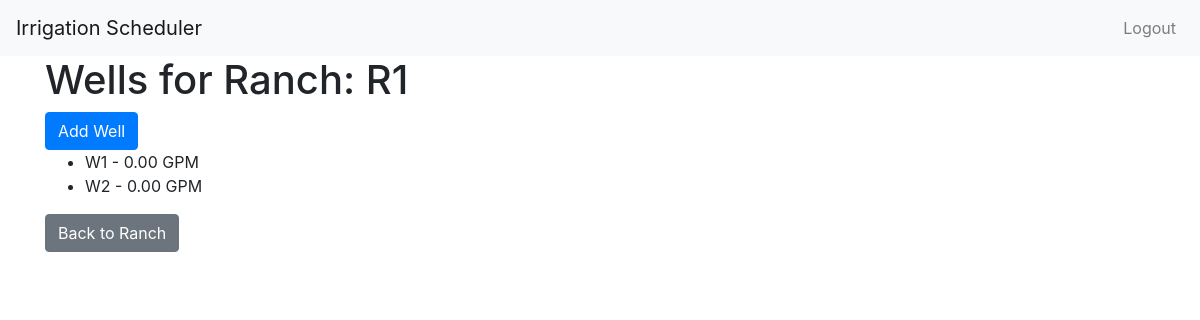
Page /scheduler/well/6/ (signed in) on the committed database.
### scheduler/models.py (models this page shows, shortened)
class Ranch(models.Model):
    name = models.CharField(max_length=100)
    allocation = models.DecimalField(max_digits=10, decimal_places=2)

class Well(models.Model):
    name = models.CharField(max_length=100)
    ranch = models.ForeignKey(Ranch, on_delete=models.CASCADE, related_name='wells')
    gpm = models.DecimalField(max_digits=10, decimal_places=2, default=0.0)

### scheduler/views.py (the view)
# urls.py: path('well/<int:ranch_id>/', views.well_list, name='well_list'),
@login_required
def well_list(request, ranch_id):
    ranch = Ranch.objects.get(id=ranch_id)
    wells = Well.objects.filter(ranch=ranch)
    return render(request, 'scheduler/well_list.html', {'ranch': ranch, 'wells': wells})

### scheduler/templates/scheduler/well_list.html
{% extends "base_generic.html" %}
{% block content %}
<h1>Wells for Ranch: {{ ranch.name }}</h1>
<a href="{% url 'create_well' ranch.id %}" class="btn btn-primary">Add Well</a>
<ul>
    {% for well in wells %}
    <li>{{ well.name }} - {{ well.gpm }} GPM</li>
    {% endfor %}
</ul>
<a href="{% url 'ranch_detail' ranch.id %}" class="btn btn-secondary">Back to Ranch</a>
{% endblock %}

### rows in the picture
Ranch: name "R1"
Well: name "W1", gpm "0.00"
Well: name "W2", gpm "0.00"
